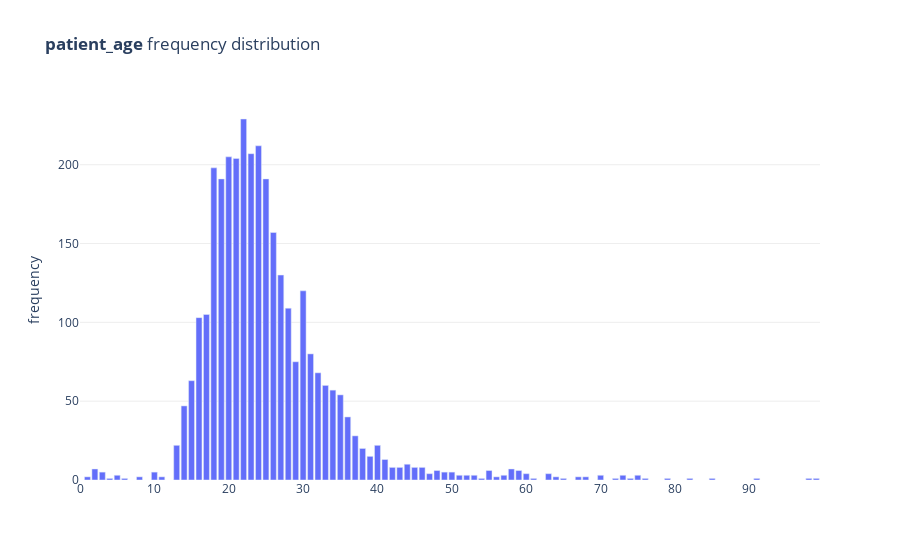

The notebook cell saved with this chart:
### Code cell
num_freq_plot(regexp_age_gender_1_extracts, 'patient_age')

### Figure 1 — Plotly figure (JSON) as saved in the notebook; plotly's stock layout.template omitted (floating-point values rounded to 4 significant figures)
{"data": [{"hovertemplate": "Value: %{x:,}<br>Frequency: %{y:,}<br><extra></extra>", "hovertext": [1, 2, 3, 4, 5, 6, 8, 10, 11, 13, 14, 15, 16, 17, 18, 19, 20, 21, 22, 23, 24, 25, 26, 27, 28, 29, 30, 31, 32, 33, 34, 35, 36, 37, 38, 39, 40, 41, 42, 43, 44, 45, 46, 47, 48, 49, 50, 51, 52, 53, 54, 55, 56, 57, 58, 59, 60, 61, 63, 64, 65, 67, 68, 70, 72, 73, 74, 75, 76, 79, 82, 85, 91, 98, 99], "type": "bar", "x": [1, 2, 3, 4, 5, 6, 8, 10, 11, 13, 14, 15, 16, 17, 18, 19, 20, 21, 22, 23, 24, 25, 26, 27, 28, 29, 30, 31, 32, 33, 34, 35, 36, 37, 38, 39, 40, 41, 42, 43, 44, 45, 46, 47, 48, 49, 50, 51, 52, 53, 54, 55, 56, 57, 58, 59, 60, 61, 63, 64, 65, 67, 68, 70, 72, 73, 74, 75, 76, 79, 82, 85, 91, 98, 99], "y": [2, 7, 5, 1, 3, 1, 2, 5, 2, 22, 47, 63, 103, 105, 198, 191, 205, 204, 229, 207, 212, 191, 157, 130, 109, 75, 120, 80, 68, 60, 57, 54, 40, 28, 20, 15, 22, 13, 8, 8, 10, 8, 8, 4, 6, 5, 5, 3, 3, 3, 1, 6, 2, 3, 7, 6, 4, 1, 4, 2, 1, 2, 2, 3, 1, 3, 1, 3, 1, 1, 1, 1, 1, 1, 1]}], "layout": {"autosize": true, "plot_bgcolor": "#fff", "showlegend": false, "title": {"text": "<b>patient_age</b> frequency distribution"}, "xaxis": {"autorange": true, "range": [0, 99.5], "rangemode": "tozero", "type": "linear"}, "yaxis": {"autorange": true, "gridcolor": "#eee", "range": [0, 241.1], "rangemode": "tozero", "title": {"text": "frequency"}, "type": "linear"}}}
